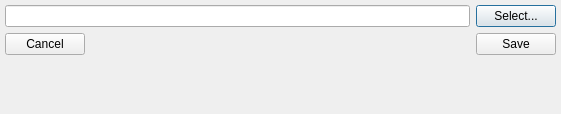
<?xml version="1.0" encoding="UTF-8"?>
<ui version="4.0">
 <class>PreferenceUI</class>
 <widget class="QDialog" name="PreferenceUI">
  <property name="geometry">
   <rect>
    <x>0</x>
    <y>0</y>
    <width>561</width>
    <height>114</height>
   </rect>
  </property>
  <property name="windowTitle">
   <string>Dialog</string>
  </property>
  <layout class="QGridLayout" name="gridLayout_2">
   <property name="leftMargin">
    <number>5</number>
   </property>
   <property name="topMargin">
    <number>5</number>
   </property>
   <property name="rightMargin">
    <number>5</number>
   </property>
   <property name="bottomMargin">
    <number>5</number>
   </property>
   <item row="0" column="0">
    <layout class="QGridLayout" name="gridLayout">
     <item row="1" column="0" colspan="2">
      <widget class="QLineEdit" name="rootPath"/>
     </item>
     <item row="1" column="2">
      <widget class="QPushButton" name="selectButton">
       <property name="text">
        <string>Select...</string>
       </property>
      </widget>
     </item>
     <item row="2" column="0">
      <widget class="QPushButton" name="cancelButton">
       <property name="maximumSize">
        <size>
         <width>200</width>
         <height>200</height>
        </size>
       </property>
       <property name="text">
        <string>Cancel</string>
       </property>
      </widget>
     </item>
     <item row="2" column="1">
      <spacer name="horizontalSpacer">
       <property name="orientation">
        <enum>Qt::Horizontal</enum>
       </property>
       <property name="sizeHint" stdset="0">
        <size>
         <width>40</width>
         <height>20</height>
        </size>
       </property>
      </spacer>
     </item>
     <item row="2" column="2">
      <widget class="QPushButton" name="saveButton">
       <property name="text">
        <string>Save</string>
       </property>
      </widget>
     </item>
    </layout>
   </item>
   <item row="1" column="0">
    <spacer name="verticalSpacer">
     <property name="orientation">
      <enum>Qt::Vertical</enum>
     </property>
     <property name="sizeHint" stdset="0">
      <size>
       <width>20</width>
       <height>0</height>
      </size>
     </property>
    </spacer>
   </item>
  </layout>
 </widget>
 <resources/>
 <connections/>
</ui>
